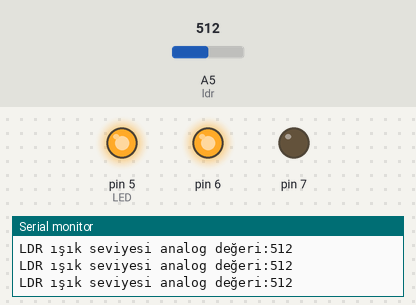
A sketch run on a simulated Arduino Uno, built with avr-gcc and run on an emulated ATmega328P. Parts: output pins drawn as LEDs (lit = HIGH), the last lines printed to the serial monitor. The test bench sets the inputs (shaded band); at power-on: A5 (ldr) = 512.

Above: at 1.2 s.
1.3 s: A5 (ldr) set to 366
4.3 s: A5 (ldr) set to 339
At 5.3 s:
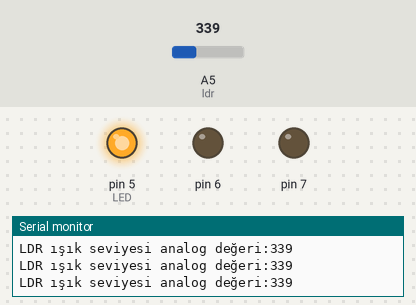
5.8 s: A5 (ldr) set to 1023
At 6.2 s:
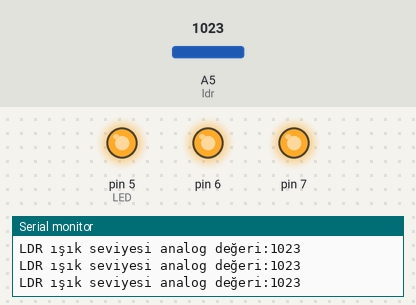
7.3 s: A5 (ldr) set to 571
10.3 s: A5 (ldr) set to 542
At 11.3 s:
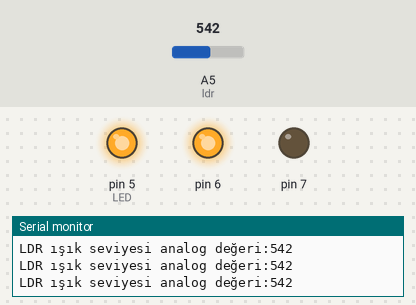
13.3 s: A5 (ldr) set to 570
At 14.2 s:
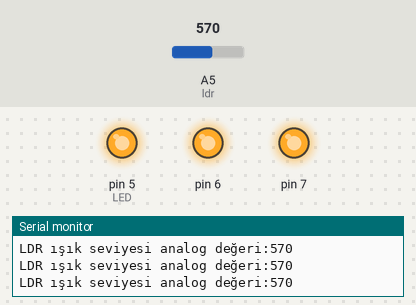
Timing chart, 0 to 16.3 s (numbered marks = the images above; inputs shaded):
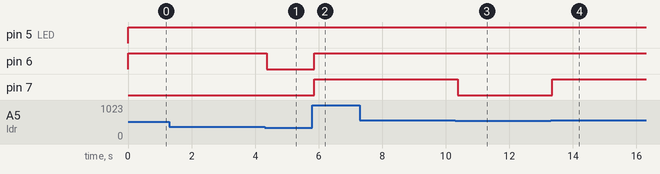

Measured:
- the behaviour switches between 351 and 350 on A5 (ldr) (found by bisection; images 0 and 1)
- the behaviour switches between 561 and 560 on A5 (ldr) (found by bisection; images 2 and 3)
- after the input at 4.3 s, pin 6: HIGH → LOW after 0.07 s
- after the input at 5.8 s, pin 6, pin 7: LOW → HIGH after 0.06 s
- after the input at 10.3 s, pin 7: HIGH → LOW after 0.07 s
- after the input at 13.3 s, pin 7: LOW → HIGH after 0.06 s

The sketch:

3.1.2_LDR_3_led_kontrol_.ino
```cpp
int ldr = A5; //A5 nolu analog pin LDR pin olarak tanımlanır
unsigned int deger=0 ; //deger değişkeninin ilk değeri 0 olarak tanımlanır.

void setup()
{
Serial.begin(9600); //seri veri giriş çıkışı başlatılır.
pinMode (5,OUTPUT); //5,6, ve 7 nolu çıkışlar LED çıkışları olarak atanır.
pinMode (6,OUTPUT);
pinMode (7,OUTPUT);
}

void loop()
{
deger = analogRead(ldr); //LDR'den okunan değer deger değişkenine atanır.
Serial.print("LDR ışık seviyesi analog değeri:");
Serial.println(deger); //okunan değer ekrana yazdırılır
if ( deger >250 ) //eğer okunan analog değer 250'den fazlaysa 1. led yanar
{
digitalWrite(5,HIGH);
} else{
digitalWrite(5,LOW);
}
if ( deger > 350)//eğer okunan değer 350'den fazlaysa 2. ledde yanar.
{
digitalWrite(6,HIGH);
} else {
digitalWrite(6,LOW);
}
if (deger > 560)//eğer okunan değer 560'dan fazlaysa 3. ledde yanar.
{
digitalWrite(7,HIGH);
}else {
digitalWrite(7,LOW);
}
delay(10);
}
```
